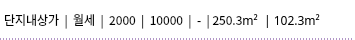
<?xml version="1.0" encoding="UTF-8"?>
<ui version="4.0">
 <class>Form</class>
 <widget class="QWidget" name="Form">
  <property name="geometry">
   <rect>
    <x>0</x>
    <y>0</y>
    <width>355</width>
    <height>40</height>
   </rect>
  </property>
  <property name="minimumSize">
   <size>
    <width>355</width>
    <height>40</height>
   </size>
  </property>
  <property name="maximumSize">
   <size>
    <width>355</width>
    <height>40</height>
   </size>
  </property>
  <property name="windowTitle">
   <string>Form</string>
  </property>
  <widget class="QWidget" name="widget" native="true">
   <property name="geometry">
    <rect>
     <x>0</x>
     <y>0</y>
     <width>355</width>
     <height>40</height>
    </rect>
   </property>
   <property name="minimumSize">
    <size>
     <width>355</width>
     <height>40</height>
    </size>
   </property>
   <property name="maximumSize">
    <size>
     <width>355</width>
     <height>40</height>
    </size>
   </property>
   <property name="styleSheet">
    <string notr="true">background-color: rgb(255, 255, 255);</string>
   </property>
   <widget class="QLabel" name="label">
    <property name="geometry">
     <rect>
      <x>0</x>
      <y>0</y>
      <width>355</width>
      <height>40</height>
     </rect>
    </property>
    <property name="font">
     <font>
      <family>G마켓 산스 TTF Medium</family>
     </font>
    </property>
    <property name="styleSheet">
     <string notr="true">border-style: dashed;
border-left-color: rgb(255, 255, 255);
border-right-color: rgb(255, 255, 255);
border-top-color: rgb(255, 255, 255);
border-width: 1px;
border-bottom-color: rgb(101, 45, 142);


</string>
    </property>
    <property name="text">
     <string>단지내상가  |  월세  |  2000  |  10000  |  -  | 250.3m²  | 102.3m²</string>
    </property>
   </widget>
  </widget>
 </widget>
 <resources/>
 <connections/>
</ui>
